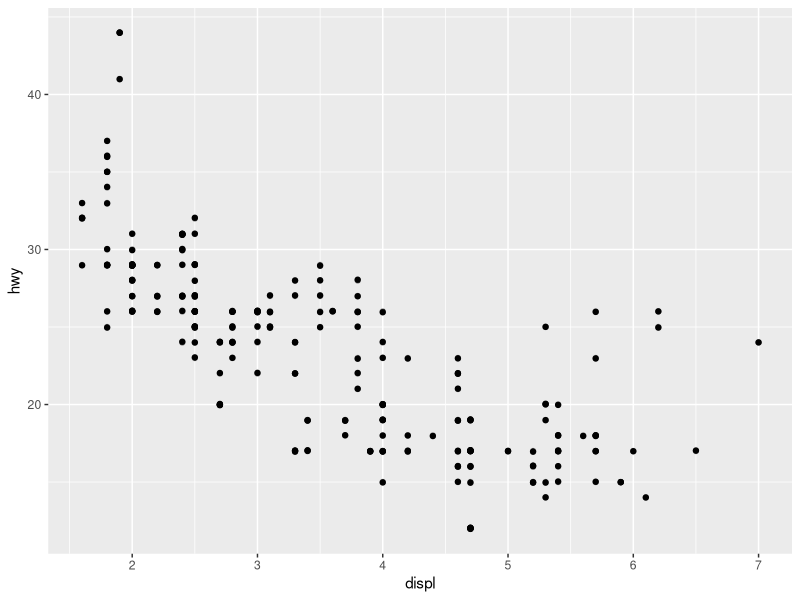
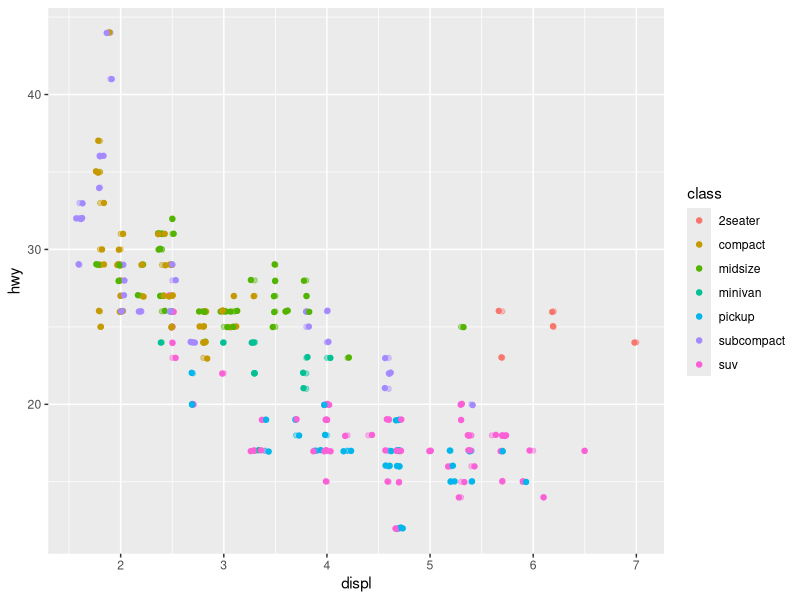
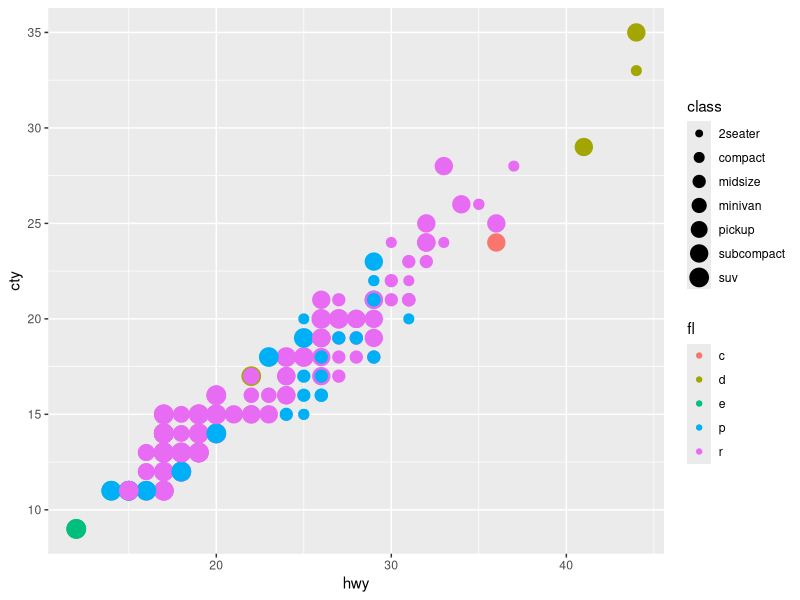
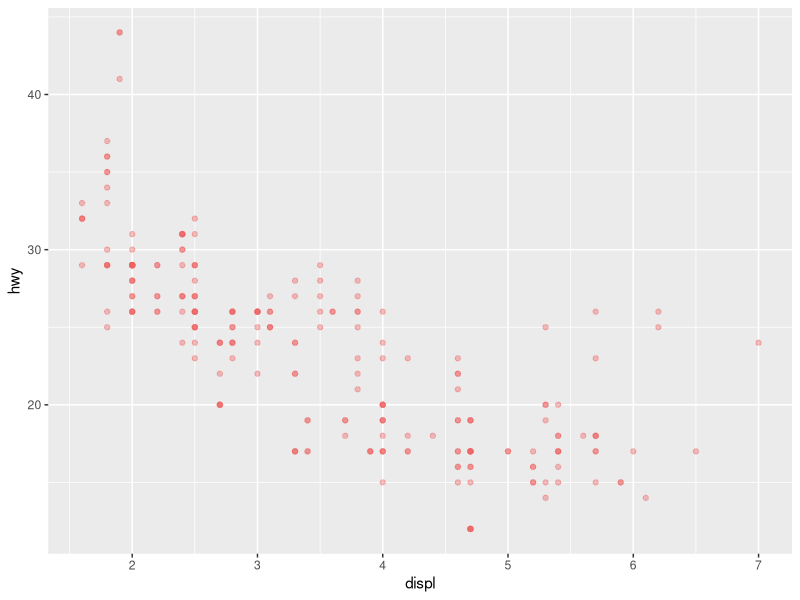

These charts were generated, in order, by the following R code:
## ---- chunk 1
knitr::opts_chunk$set(echo=T)
library(tidyverse)
## ---- chunk 2
myplot <- ggplot(data=mpg, aes(x= displ, y= hwy))

myplot + geom_point(alpha=0.4) +geom_jitter(width=0, height=.05)

 
## ---- chunk 3
ggplot(mpg, aes(x=displ, y = hwy, color = class)) +
  geom_point(alpha=0.4) + geom_jitter(height=.05)
## ---- chunk 4
myplot2 <- ggplot(data=mpg, aes(x=hwy, y = cty, size=class, color=fl)) +
  geom_point()
myplot2
## ---- chunk 5
myplot3<-ggplot(data=mpg, aes(x=displ, y=hwy)) +
  geom_point(alpha=0.4, color='indianred2')
myplot3
